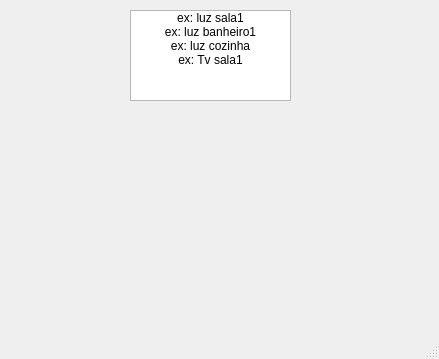
<?xml version="1.0" encoding="UTF-8"?>
<ui version="4.0">
 <class>MainWindow</class>
 <widget class="QMainWindow" name="MainWindow">
  <property name="geometry">
   <rect>
    <x>0</x>
    <y>0</y>
    <width>439</width>
    <height>359</height>
   </rect>
  </property>
  <property name="windowTitle">
   <string>MainWindow</string>
  </property>
  <widget class="QWidget" name="centralwidget">
   <widget class="QListWidget" name="listWidget">
    <property name="geometry">
     <rect>
      <x>130</x>
      <y>10</y>
      <width>161</width>
      <height>91</height>
     </rect>
    </property>
    <item>
     <property name="text">
      <string>ex: luz sala1</string>
     </property>
     <property name="textAlignment">
      <set>AlignCenter</set>
     </property>
    </item>
    <item>
     <property name="text">
      <string>ex: luz banheiro1</string>
     </property>
     <property name="textAlignment">
      <set>AlignCenter</set>
     </property>
    </item>
    <item>
     <property name="text">
      <string>ex: luz cozinha</string>
     </property>
     <property name="textAlignment">
      <set>AlignCenter</set>
     </property>
    </item>
    <item>
     <property name="text">
      <string>ex: Tv sala1</string>
     </property>
     <property name="textAlignment">
      <set>AlignCenter</set>
     </property>
    </item>
   </widget>
  </widget>
  <widget class="QMenuBar" name="menubar">
   <property name="geometry">
    <rect>
     <x>0</x>
     <y>0</y>
     <width>439</width>
     <height>22</height>
    </rect>
   </property>
  </widget>
  <widget class="QStatusBar" name="statusbar"/>
 </widget>
 <resources/>
 <connections/>
</ui>
